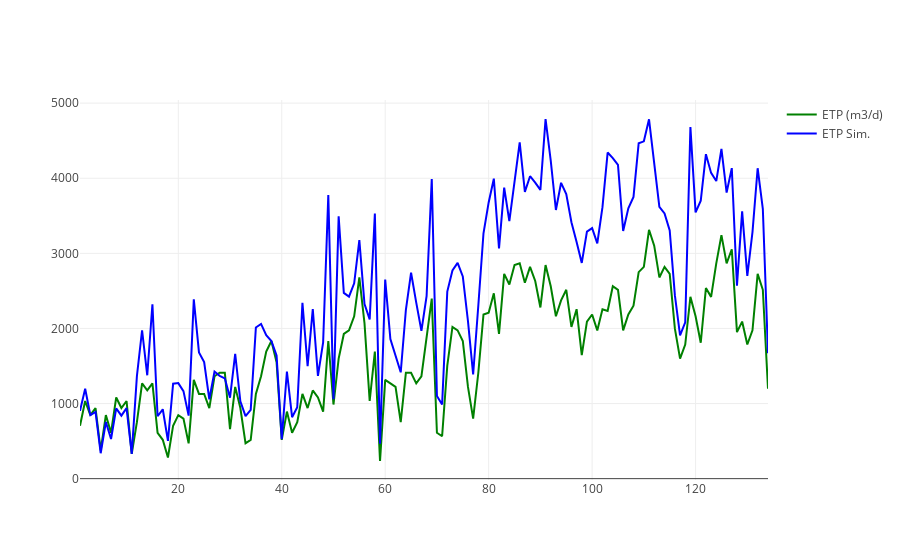

The notebook cell saved with this chart:
### Code cell
data = [traceObs, traceSim]
figname = "ETP.png"

%matplotlib inline
import plotlycred

online = False
if online:
    # fig = py.iplot(data) 
    fig = go.Figure(data=data) # , layout=layout)
    py.image.save_as(fig, filename=figname)
    # py.plot(fig, filename=figname) # Opens in web
else:
    fig = go.Figure(data=data) # , layout=layout)
    iplot(fig)

### Figure 1 — Plotly figure (JSON) as saved in the notebook; plotly's stock layout.template omitted (floating-point values rounded to 4 significant figures; data arrays with more than 128 entries replaced by an {"elided": "..."} marker saying what was removed)
{"data": [{"marker": {"color": "green"}, "mode": "lines", "name": "ETP (m3/d)", "type": "scatter", "x": {"elided": "360 int values"}, "y": {"elided": "134 float values"}}, {"marker": {"color": "blue"}, "mode": "lines", "name": "ETP Sim.", "type": "scatter", "x": {"elided": "360 int values"}, "y": {"elided": "134 float values"}}], "layout": {}}
